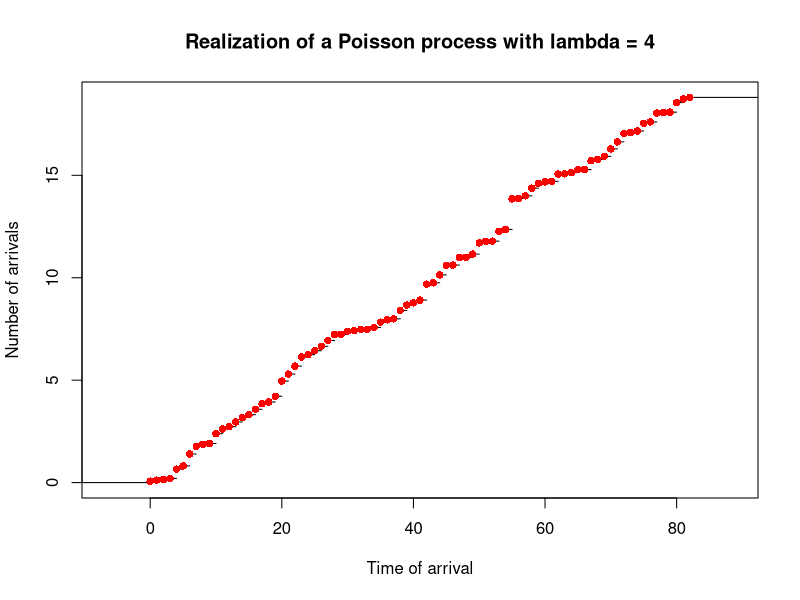

This figure's R source:
## ---- chunk 1
knitr::opts_chunk$set(echo = TRUE)
## ---- chunk 2
poi.process <- function(lambda,n){
  
  # initialize vector of total wait time for the arrival of each event:
  s<-numeric(n+1)
  # set S_0 = 0
  s[1] <-0
  # generate vector of iid Exp random variables:
  x <-replicate(n,rexp(1,lambda))
  # assign wait time to vector s in for loop:
  for (k in 1:n){
    
    s[k+1] <-sum(x[1:k])
    
  }
  # return vector of wait time
  return(s)
  
}

## ---- chunk 3
poi_plot=function(data,lambda,n){
plot(stepfun(0:(n-1), data), 
     do.points = TRUE,
     pch = 16,
     col.points = "red",
     verticals = FALSE,
     main = paste('Realization of a Poisson process with lambda =',lambda),
     xlab = 'Time of arrival',
     ylab = 'Number of arrivals')
}
## ---- chunk 4
n=sample(c(1:100),1)
lambda=sample(c(1:5),1)
paste('Let n:',n,'and lambda:',lambda)
data=poi.process(lambda,n)
poi_plot(data,lambda,n)
